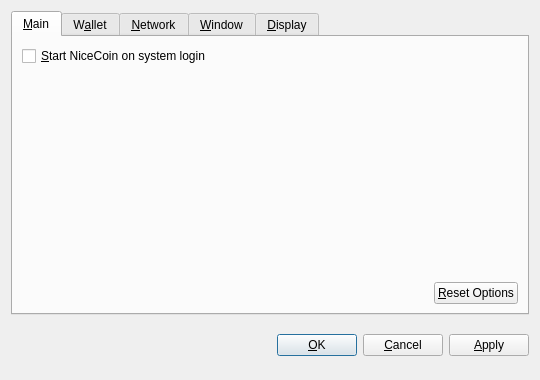
<?xml version="1.0" encoding="UTF-8"?>
<ui version="4.0">
 <class>OptionsDialog</class>
 <widget class="QDialog" name="OptionsDialog">
  <property name="geometry">
   <rect>
    <x>0</x>
    <y>0</y>
    <width>540</width>
    <height>380</height>
   </rect>
  </property>
  <property name="windowTitle">
   <string>Options</string>
  </property>
  <property name="modal">
   <bool>true</bool>
  </property>
  <layout class="QVBoxLayout" name="verticalLayout">
   <item>
    <widget class="QTabWidget" name="tabWidget">
     <property name="tabPosition">
      <enum>QTabWidget::North</enum>
     </property>
     <property name="currentIndex">
      <number>0</number>
     </property>
     <widget class="QWidget" name="tabMain">
      <attribute name="title">
       <string>&amp;Main</string>
      </attribute>
      <layout class="QVBoxLayout" name="verticalLayout_Main">
       <item>
        <widget class="QCheckBox" name="bitcoinAtStartup">
         <property name="toolTip">
          <string>Automatically start NiceCoin after logging in to the system.</string>
         </property>
         <property name="text">
          <string>&amp;Start NiceCoin on system login</string>
         </property>
        </widget>
       </item>
       <item>
        <spacer name="verticalSpacer_Main">
         <property name="orientation">
          <enum>Qt::Vertical</enum>
         </property>
         <property name="sizeHint" stdset="0">
          <size>
           <width>20</width>
           <height>40</height>
          </size>
         </property>
        </spacer>
       </item>
       <item>
        <layout class="QHBoxLayout" name="horizontalLayout_2_Main">
         <item>
          <spacer name="horizontalSpacer_2_Main">
           <property name="orientation">
            <enum>Qt::Horizontal</enum>
           </property>
           <property name="sizeHint" stdset="0">
            <size>
             <width>40</width>
             <height>20</height>
            </size>
           </property>
          </spacer>
         </item>
         <item>
          <widget class="QPushButton" name="resetButton">
           <property name="toolTip">
            <string>Reset all client options to default.</string>
           </property>
           <property name="text">
            <string>&amp;Reset Options</string>
           </property>
           <property name="autoDefault">
            <bool>false</bool>
           </property>
          </widget>
         </item>
        </layout>
       </item>
      </layout>
     </widget>
     <widget class="QWidget" name="tabWallet">
      <attribute name="title">
       <string>W&amp;allet</string>
      </attribute>
      <layout class="QVBoxLayout" name="verticalLayout_Network">
       <item>
        <widget class="QLabel" name="transactionFeeInfoLabel">
         <property name="text">
          <string>Optional transaction fee per kB that helps make sure your transactions are processed quickly. Most transactions are 1 kB.</string>
         </property>
         <property name="textFormat">
          <enum>Qt::PlainText</enum>
         </property>
         <property name="wordWrap">
          <bool>true</bool>
         </property>
        </widget>
       </item>
       <item>
        <layout class="QHBoxLayout" name="horizontalLayout_1_Main">
         <item>
          <widget class="QLabel" name="transactionFeeLabel">
           <property name="text">
            <string>Pay transaction &amp;fee</string>
           </property>
           <property name="textFormat">
            <enum>Qt::PlainText</enum>
           </property>
           <property name="buddy">
            <cstring>transactionFee</cstring>
           </property>
          </widget>
         </item>
         <item>
          <widget class="BitcoinAmountField" name="transactionFee"/>
         </item>
         <item>
          <spacer name="horizontalSpacer_1_Main">
           <property name="orientation">
            <enum>Qt::Horizontal</enum>
           </property>
           <property name="sizeHint" stdset="0">
            <size>
             <width>40</width>
             <height>20</height>
            </size>
           </property>
          </spacer>
         </item>
        </layout>
       </item>
       <item>
        <widget class="QLabel" name="label">
         <property name="text">
          <string>If you disable the spending of unconfirmed change, the change from a transaction cannot be used until that transaction has at least one confirmation. This also affects how your balance is computed.</string>
         </property>
         <property name="wordWrap">
          <bool>true</bool>
         </property>
        </widget>
       </item>
       <item>
        <widget class="QCheckBox" name="spendZeroConfChange">
         <property name="text">
          <string>Spend unconfirmed change  (experts only)</string>
         </property>
        </widget>
       </item>
       <item>
        <spacer name="verticalSpacer">
         <property name="orientation">
          <enum>Qt::Vertical</enum>
         </property>
         <property name="sizeHint" stdset="0">
          <size>
           <width>20</width>
           <height>40</height>
          </size>
         </property>
        </spacer>
       </item>
      </layout>
     </widget>
     <widget class="QWidget" name="tabNetwork">
      <attribute name="title">
       <string>&amp;Network</string>
      </attribute>
      <layout class="QVBoxLayout" name="verticalLayout_Network">
       <item>
        <widget class="QCheckBox" name="mapPortUpnp">
         <property name="toolTip">
          <string>Automatically open the NiceCoin client port on the router. This only works when your router supports UPnP and it is enabled.</string>
         </property>
         <property name="text">
          <string>Map port using &amp;UPnP</string>
         </property>
        </widget>
       </item>
       <item>
        <widget class="QCheckBox" name="connectSocks">
         <property name="toolTip">
          <string>Connect to the NiceCoin network through a SOCKS proxy (e.g. when connecting through Tor).</string>
         </property>
         <property name="text">
          <string>&amp;Connect through SOCKS proxy:</string>
         </property>
        </widget>
       </item>
       <item>
        <layout class="QHBoxLayout" name="horizontalLayout_Network">
         <item>
          <widget class="QLabel" name="proxyIpLabel">
           <property name="text">
            <string>Proxy &amp;IP:</string>
           </property>
           <property name="textFormat">
            <enum>Qt::PlainText</enum>
           </property>
           <property name="buddy">
            <cstring>proxyIp</cstring>
           </property>
          </widget>
         </item>
         <item>
          <widget class="QValidatedLineEdit" name="proxyIp">
           <property name="maximumSize">
            <size>
             <width>140</width>
             <height>16777215</height>
            </size>
           </property>
           <property name="toolTip">
            <string>IP address of the proxy (e.g. 127.0.0.1)</string>
           </property>
          </widget>
         </item>
         <item>
          <widget class="QLabel" name="proxyPortLabel">
           <property name="text">
            <string>&amp;Port:</string>
           </property>
           <property name="textFormat">
            <enum>Qt::PlainText</enum>
           </property>
           <property name="buddy">
            <cstring>proxyPort</cstring>
           </property>
          </widget>
         </item>
         <item>
          <widget class="QLineEdit" name="proxyPort">
           <property name="maximumSize">
            <size>
             <width>55</width>
             <height>16777215</height>
            </size>
           </property>
           <property name="toolTip">
            <string>Port of the proxy (e.g. 9050)</string>
           </property>
          </widget>
         </item>
         <item>
          <widget class="QLabel" name="socksVersionLabel">
           <property name="text">
            <string>SOCKS &amp;Version:</string>
           </property>
           <property name="textFormat">
            <enum>Qt::PlainText</enum>
           </property>
           <property name="buddy">
            <cstring>socksVersion</cstring>
           </property>
          </widget>
         </item>
         <item>
          <widget class="QValueComboBox" name="socksVersion">
           <property name="toolTip">
            <string>SOCKS version of the proxy (e.g. 5)</string>
           </property>
          </widget>
         </item>
         <item>
          <spacer name="horizontalSpacer_Network">
           <property name="orientation">
            <enum>Qt::Horizontal</enum>
           </property>
           <property name="sizeHint" stdset="0">
            <size>
             <width>40</width>
             <height>20</height>
            </size>
           </property>
          </spacer>
         </item>
        </layout>
       </item>
       <item>
        <spacer name="verticalSpacer_Network">
         <property name="orientation">
          <enum>Qt::Vertical</enum>
         </property>
         <property name="sizeHint" stdset="0">
          <size>
           <width>20</width>
           <height>40</height>
          </size>
         </property>
        </spacer>
       </item>
      </layout>
     </widget>
     <widget class="QWidget" name="tabWindow">
      <attribute name="title">
       <string>&amp;Window</string>
      </attribute>
      <layout class="QVBoxLayout" name="verticalLayout_Window">
       <item>
        <widget class="QCheckBox" name="minimizeToTray">
         <property name="toolTip">
          <string>Show only a tray icon after minimizing the window.</string>
         </property>
         <property name="text">
          <string>&amp;Minimize to the tray instead of the taskbar</string>
         </property>
        </widget>
       </item>
       <item>
        <widget class="QCheckBox" name="minimizeOnClose">
         <property name="toolTip">
          <string>Minimize instead of exit the application when the window is closed. When this option is enabled, the application will be closed only after selecting Quit in the menu.</string>
         </property>
         <property name="text">
          <string>M&amp;inimize on close</string>
         </property>
        </widget>
       </item>
       <item>
        <spacer name="verticalSpacer_Window">
         <property name="orientation">
          <enum>Qt::Vertical</enum>
         </property>
         <property name="sizeHint" stdset="0">
          <size>
           <width>20</width>
           <height>40</height>
          </size>
         </property>
        </spacer>
       </item>
      </layout>
     </widget>
     <widget class="QWidget" name="tabDisplay">
      <attribute name="title">
       <string>&amp;Display</string>
      </attribute>
      <layout class="QVBoxLayout" name="verticalLayout_Display">
       <item>
        <layout class="QHBoxLayout" name="horizontalLayout_1_Display">
         <item>
          <widget class="QLabel" name="langLabel">
           <property name="text">
            <string>User Interface &amp;language:</string>
           </property>
           <property name="textFormat">
            <enum>Qt::PlainText</enum>
           </property>
           <property name="buddy">
            <cstring>lang</cstring>
           </property>
          </widget>
         </item>
         <item>
          <widget class="QValueComboBox" name="lang">
           <property name="toolTip">
            <string>The user interface language can be set here. This setting will take effect after restarting NiceCoin.</string>
           </property>
          </widget>
         </item>
        </layout>
       </item>
       <item>
        <layout class="QHBoxLayout" name="horizontalLayout_2_Display">
         <item>
          <widget class="QLabel" name="unitLabel">
           <property name="text">
            <string>&amp;Unit to show amounts in:</string>
           </property>
           <property name="textFormat">
            <enum>Qt::PlainText</enum>
           </property>
           <property name="buddy">
            <cstring>unit</cstring>
           </property>
          </widget>
         </item>
         <item>
          <widget class="QValueComboBox" name="unit">
           <property name="toolTip">
            <string>Choose the default subdivision unit to show in the interface and when sending coins.</string>
           </property>
          </widget>
         </item>
        </layout>
       </item>
       <item>
        <widget class="QCheckBox" name="displayAddresses">
         <property name="toolTip">
          <string>Whether to show NiceCoin addresses in the transaction list or not.</string>
         </property>
         <property name="text">
          <string>&amp;Display addresses in transaction list</string>
         </property>
        </widget>
       </item>
       <item>
        <widget class="QCheckBox" name="coinControlFeatures">
         <property name="toolTip">
          <string>Whether to show coin control features or not.</string>
         </property>
         <property name="text">
          <string>Display coin &amp;control features (experts only!)</string>
         </property>
        </widget>
       </item>
       <item>
        <spacer name="verticalSpacer_Display">
         <property name="orientation">
          <enum>Qt::Vertical</enum>
         </property>
         <property name="sizeHint" stdset="0">
          <size>
           <width>20</width>
           <height>40</height>
          </size>
         </property>
        </spacer>
       </item>
      </layout>
     </widget>
    </widget>
   </item>
   <item>
    <layout class="QHBoxLayout" name="horizontalLayout_Buttons">
     <item>
      <spacer name="horizontalSpacer_1">
       <property name="orientation">
        <enum>Qt::Horizontal</enum>
       </property>
       <property name="sizeHint" stdset="0">
        <size>
         <width>40</width>
         <height>48</height>
        </size>
       </property>
      </spacer>
     </item>
     <item>
      <widget class="QLabel" name="statusLabel">
       <property name="font">
        <font>
         <weight>75</weight>
         <bold>true</bold>
        </font>
       </property>
       <property name="text">
        <string/>
       </property>
       <property name="textFormat">
        <enum>Qt::PlainText</enum>
       </property>
       <property name="wordWrap">
        <bool>true</bool>
       </property>
      </widget>
     </item>
     <item>
      <spacer name="horizontalSpacer_2">
       <property name="orientation">
        <enum>Qt::Horizontal</enum>
       </property>
       <property name="sizeHint" stdset="0">
        <size>
         <width>40</width>
         <height>48</height>
        </size>
       </property>
      </spacer>
     </item>
     <item>
      <widget class="QPushButton" name="okButton">
       <property name="text">
        <string>&amp;OK</string>
       </property>
      </widget>
     </item>
     <item>
      <widget class="QPushButton" name="cancelButton">
       <property name="text">
        <string>&amp;Cancel</string>
       </property>
       <property name="autoDefault">
        <bool>false</bool>
       </property>
      </widget>
     </item>
     <item>
      <widget class="QPushButton" name="applyButton">
       <property name="text">
        <string>&amp;Apply</string>
       </property>
       <property name="autoDefault">
        <bool>false</bool>
       </property>
      </widget>
     </item>
    </layout>
   </item>
  </layout>
 </widget>
 <customwidgets>
  <customwidget>
   <class>BitcoinAmountField</class>
   <extends>QSpinBox</extends>
   <header>bitcoinamountfield.h</header>
  </customwidget>
  <customwidget>
   <class>QValueComboBox</class>
   <extends>QComboBox</extends>
   <header>qvaluecombobox.h</header>
  </customwidget>
  <customwidget>
   <class>QValidatedLineEdit</class>
   <extends>QLineEdit</extends>
   <header>qvalidatedlineedit.h</header>
  </customwidget>
 </customwidgets>
 <resources/>
 <connections/>
</ui>
